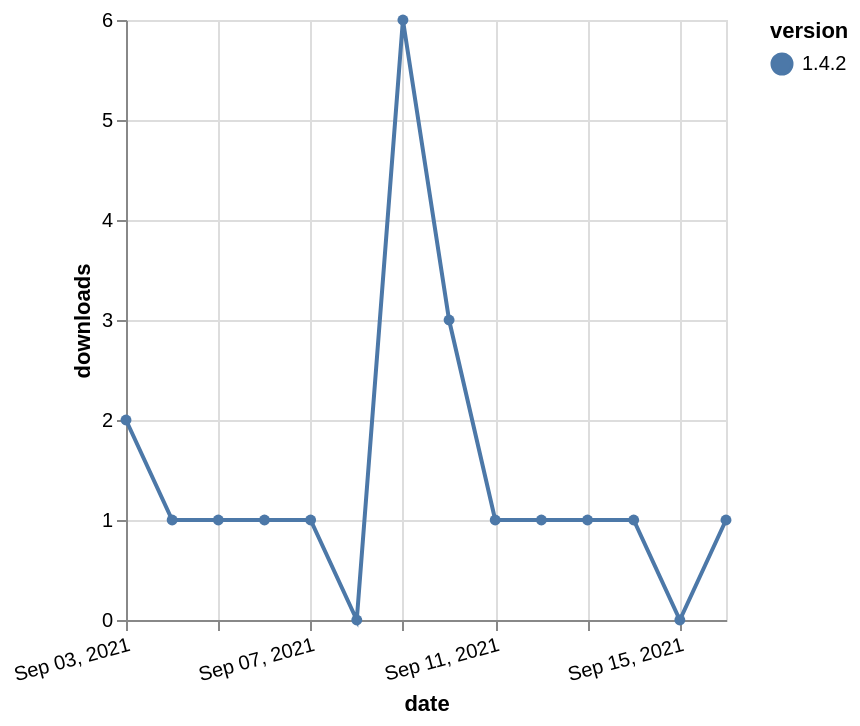

Specify this chart in Vega-Lite:
### Vega-Lite specification from a JSON file in a GitHub repository (floating-point values rounded to 4 significant figures)
{"$schema": "https://vega.github.io/schema/vega-lite/v5.json", "description": "A simple bar chart with embedded data.", "data": {"values": [{"date": "2021-09-03", "total": 382, "delta": 2, "version": "1.4.2"}, {"date": "2021-09-04", "total": 383, "delta": 1, "version": "1.4.2"}, {"date": "2021-09-05", "total": 384, "delta": 1, "version": "1.4.2"}, {"date": "2021-09-06", "total": 385, "delta": 1, "version": "1.4.2"}, {"date": "2021-09-07", "total": 386, "delta": 1, "version": "1.4.2"}, {"date": "2021-09-08", "total": 386, "delta": 0, "version": "1.4.2"}, {"date": "2021-09-09", "total": 392, "delta": 6, "version": "1.4.2"}, {"date": "2021-09-10", "total": 395, "delta": 3, "version": "1.4.2"}, {"date": "2021-09-11", "total": 396, "delta": 1, "version": "1.4.2"}, {"date": "2021-09-12", "total": 397, "delta": 1, "version": "1.4.2"}, {"date": "2021-09-13", "total": 398, "delta": 1, "version": "1.4.2"}, {"date": "2021-09-14", "total": 399, "delta": 1, "version": "1.4.2"}, {"date": "2021-09-15", "total": 399, "delta": 0, "version": "1.4.2"}, {"date": "2021-09-16", "total": 400, "delta": 1, "version": "1.4.2"}]}, "width": "container", "mark": {"type": "line", "point": {"filled": true}}, "encoding": {"x": {"field": "date", "type": "temporal", "timeUnit": "yearmonthdate", "title": "date", "axis": {"labelAngle": -15}}, "y": {"field": "delta", "type": "quantitative", "title": "downloads"}, "color": {"field": "version", "type": "nominal"}, "tooltip": {"field": "delta"}}}
